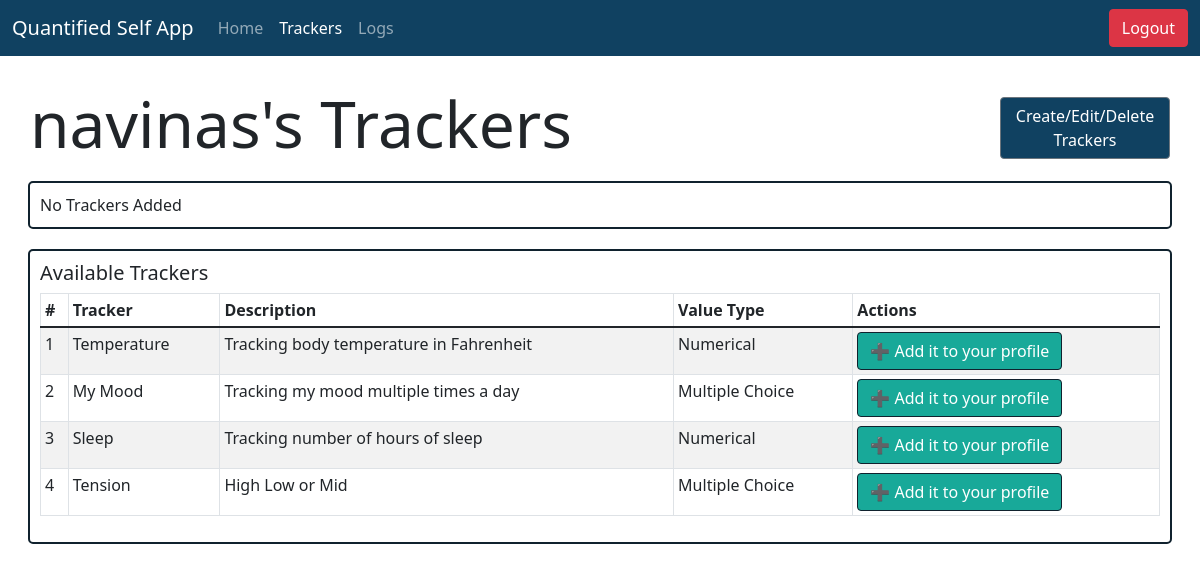
Screenshot of /user/navinas/trackers (signed in) with the database file from the repository.
### models.py (models this page shows, shortened)
class Users_Model(db.Model, UserMixin):
  __tablename__ = "Users"
  user_id = db.Column(db.Integer, autoincrement=True, primary_key=True)
  username = db.Column(db.String, nullable=False, unique=True)
  password = db.Column(db.String, nullable=False)
  trackers = db.relationship("Trackers_Model", secondary="Enrollments")

class Trackers_Model(db.Model):
  __tablename__ = "Trackers"
  tracker_id = db.Column(db.Integer, autoincrement=True, primary_key=True)
  tracker_name = db.Column(db.String, nullable=False, unique=True)
  tracker_type = db.Column(db.String, nullable=False)
  tracker_desc = db.Column(db.String)

### app/userviews.py (the view)
@app.route("/user/<username>/trackers")
@login_required
def user_trackers(username):
    user = Users_Model.query.filter_by(username=username).one()
    user_id = user.user_id
    enrolls = Enrollments_Model.query.filter_by(user_id=user_id).all()
    trackers = []
    for e in enrolls:
        tracker = Trackers_Model.query.filter_by(tracker_id=e.tracker_id).one()
        trackers.append(tracker)
    all_trackers = Trackers_Model.query.all()
    condition1 = False
    if trackers:
        condition1 = True
    available_trackers = []
    for t in all_trackers:
        if t not in trackers:
            available_trackers.append(t)
    condition2 = False
    if available_trackers:
        condition2 = True
    return render_template("user_trackers.html", username=username, trackers=trackers, condition1=condition1, condition2=condition2, available_trackers=available_trackers)

### app/userviews.py (called while the page is built)
@login_manager.user_loader
def load_user(user_id):
    return Users_Model.query.get(user_id)

### templates/user_trackers.html (shortened to what this page needs)
<!DOCTYPE html>
<html lang="en">
<head>
    <link rel="stylesheet" href="/css/bootstrap.css" />
    <link rel="stylesheet" href="/css/bootstrap-grid.css" />
    <link rel="stylesheet" href="/css/styles.css">
</head>
<body>
    <nav class="navbar navbar-expand-lg navbar-dark" style="background-color: #104161;">
        <div class="container-fluid">
          <a class="navbar-brand" href="#">Quantified Self App</a>
          <div class="collapse navbar-collapse" id="navbarNavAltMarkup">
            <div class="navbar-nav">
              <a class="nav-link" aria-current="page" href="/user/{{username}}/home">Home</a>
              <a class="nav-link active" href="/user/{{username}}/trackers">Trackers</a>
              <a class="nav-link" href="/user/{{username}}/logs">Logs</a>
            </div>
          </div>
          <a class="btn btn-danger" role="button" href="/user/logout" >Logout</a>
        </div>
      </nav>
      <div class="container-fluid" style="padding: 30px;">
          <div class="row justify-content-between">
              <div class="col-10">
                <h1 style="text-align: Left;" class="display-3">{{username}}'s Trackers</h1>
              </div>
              <div class="col-sm align-self-center">
                <a href="/trackers" class="btn btn-outline-secondary" role="button" style="background-color: #104161; color: white;">
                    Create/Edit/Delete Trackers
                </a>
              </div>
          </div>
          <div class="row" style="padding: 10px;">
            <div class="col-md justify-content-center" id="my-col">
                {% if condition1 == True %}
                <h5>Your Trackers</h5>
                <div class="table-responsive">
                    <table class="table table-striped table-sm table-bordered align-middle">
                        <thead>
                            <tr>
                                <th scope="col">#</th>
                                <th scope="col" style="min-width: 200px;">Tracker</th>
                                <th scope="col">Description</th>
                                <th scope="col">Value Type</th>
                                <th scope="col">Actions</th>
                            </tr>
                        </thead>
                        <tbody>
                            {% for a in trackers %}
                            <tr>
                                <td scope="row">{{loop.index}}</td>
                                <td><a href="tracker/{{a.tracker_id}}" class="btn" style="text-align: right;">{{a.tracker_name}}</a></td>
                                <td>{{a.tracker_desc}}</td>
                                <td>{{a.tracker_type}}</td>
                                <td>
                                    <div class="btn-group" role="group" aria-label="Basic example">
                                        <a href="/user/{{username}}/logs/{{a.tracker_id}}/add" class="btn" style="border: 0.5px solid #10222E; background-color: #18A999; color: white;">➕Track</a>
                                        <a href="tracker/{{a.tracker_id}}" class="btn" style="border: 0.5px solid #10222E; background-color: #18A999; border-collapse:collapse; color: white;">ℹ️ info</a>
                                    </div>
                                    <a href="/user/{{username}}/tracker/{{a.tracker_id}}/delete" class="btn" style="border: 0.5px solid #10222E; background-color: #18A999; color: white;">❌Remove tracker from your profile</a>
                            </tr>
                            {% endfor %}
                        </tbody>
                    </table>
                </div>
                {% else %}
                No Trackers Added
                {% endif %}
            </div>
          </div>
          <div class="row" style="padding: 10px;">
            <div class="col-md justify-content-center" id="my-col">
                {% if condition2 == True %}
                <h5>Available Trackers</h5>
                <div class="table-responsive">
                    <table class="table table-striped table-sm table-bordered">
                        <thead>
                            <tr>
                                <th scope="col">#</th>
                                <th scope="col">Tracker</th>
                                <th scope="col">Description</th>
                                <th scope="col">Value Type</th>
                                <th scope="col">Actions</th>
                            </tr>
                        </thead>
                        <tbody>
                            {% for a in available_trackers %}
                            <tr>
                                <td>{{loop.index}}</td>
                                <td>{{a.tracker_name}}</td>
                                <td>{{a.tracker_desc}}</td>
                                <td>{{a.tracker_type}}</td>
                                <td><a href="/user/{{username}}/tracker/{{a.tracker_id}}/add" class="btn" style="border: 0.5px solid #10222E; background-color: #18A999; color: white;">➕ Add it to your profile</a></td>
                            </tr>
                            {% endfor %}
                        </tbody>
                    </table>
                </div>
                    {% else %}
                    No Trackers Available to Add
                    {% endif %}
            </div>
          </div>
      </div>
</body>
</html>

### static/css/styles.css (style rules this page uses)
#my-col { border: 2px solid #10222E; border-radius: 5px; padding: 10px; }

### rows the page displays
Users_Model: username "navinas"
Trackers_Model: tracker_name "Temperature", tracker_desc "Tracking body temperature in Fahrenheit", tracker_type "Numerical"
Trackers_Model: tracker_name "My Mood", tracker_desc "Tracking my mood multiple times a day", tracker_type "Multiple Choice"
Trackers_Model: tracker_name "Sleep", tracker_desc "Tracking number of hours of sleep", tracker_type "Numerical"
Trackers_Model: tracker_name "Tension", tracker_desc "High Low or Mid", tracker_type "Multiple Choice"
